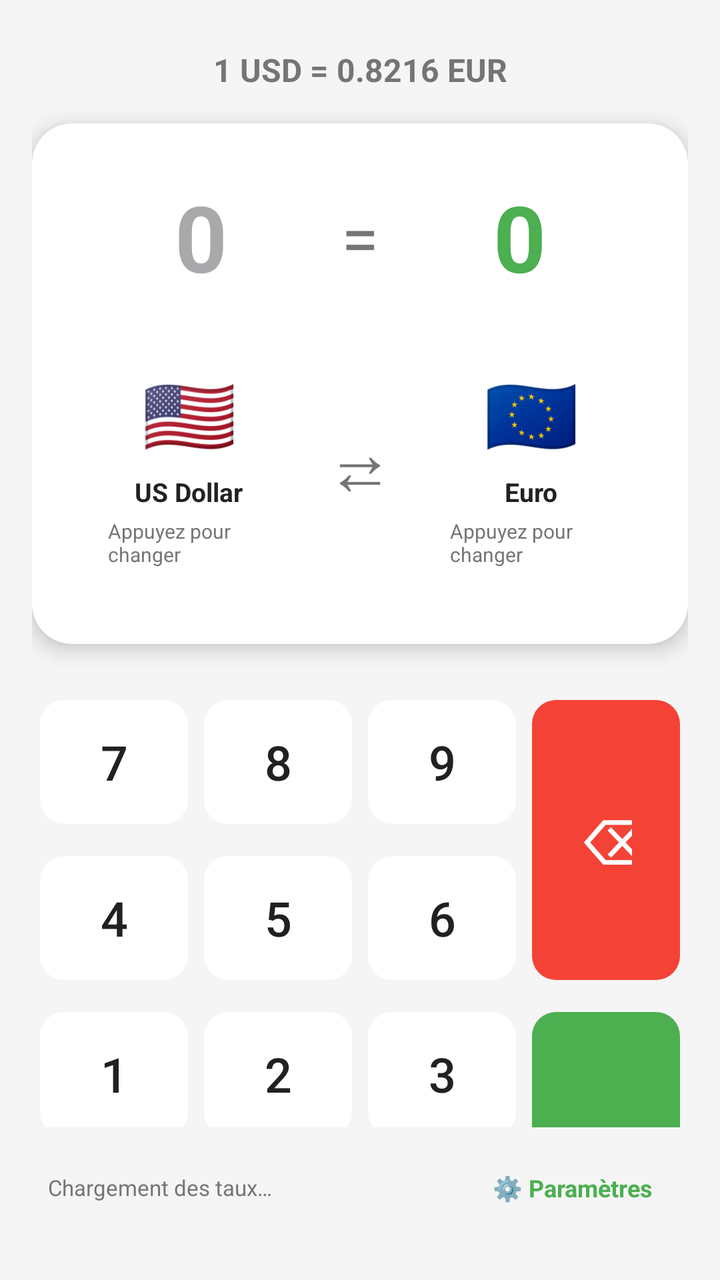
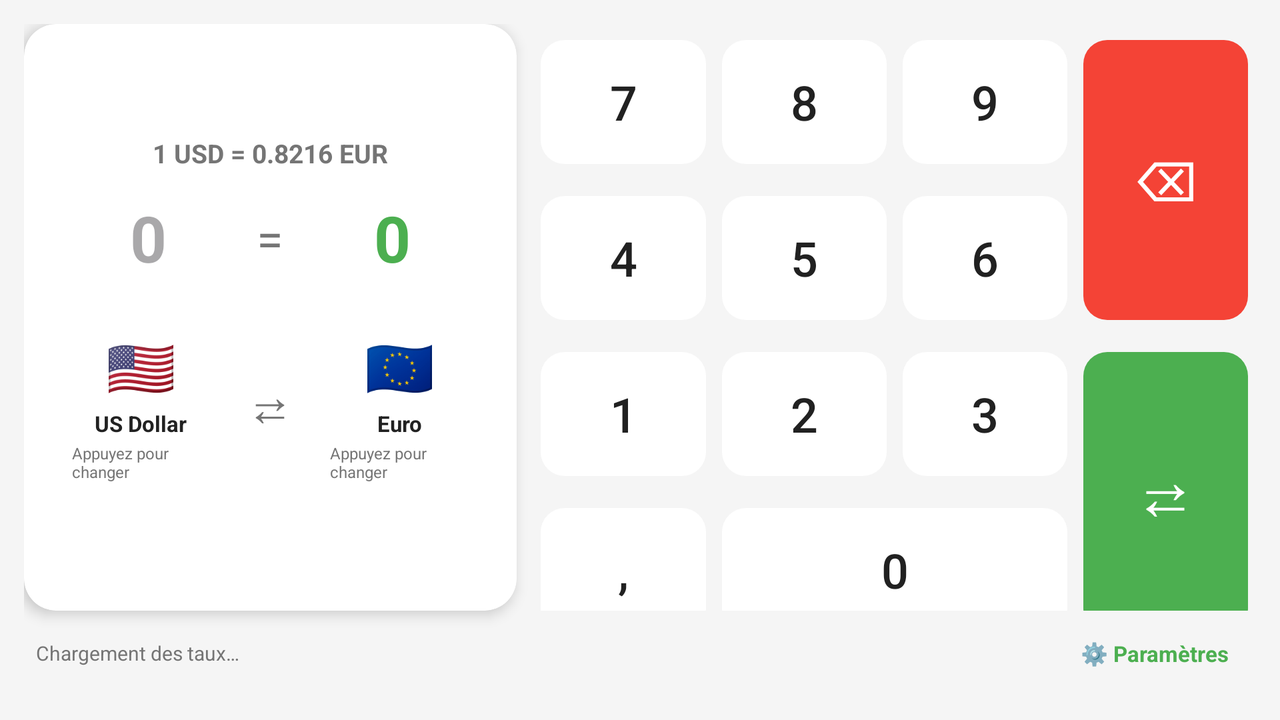

The same Android screen from two of the app's own layout files: first res/layout/ as a phone draws it, then the repository's variant for another configuration, drawn on a device whose configuration selects that folder. Both files follow.
<!-- AndroidManifest.xml: application theme Theme.Currencyconverter -->
<!-- res/layout/activity_main.xml -->
<?xml version="1.0" encoding="utf-8"?>
<ScrollView xmlns:android="http://schemas.android.com/apk/res/android"
    xmlns:app="http://schemas.android.com/apk/res-auto"
    xmlns:tools="http://schemas.android.com/tools"
    android:layout_width="match_parent"
    android:layout_height="match_parent"
    android:fillViewport="true"
    android:background="@color/background"
    tools:context=".MainActivity">

    <androidx.constraintlayout.widget.ConstraintLayout
        android:id="@+id/main"
        android:layout_width="match_parent"
        android:layout_height="wrap_content"
        android:padding="16dp">

        
        <TextView
            android:id="@+id/tvExchangeRate"
            android:layout_width="wrap_content"
            android:layout_height="wrap_content"
            android:layout_marginTop="8dp"
            android:text="1 USD = 0.8216 EUR"
            android:textAlignment="center"
            android:textColor="@color/text_secondary"
            android:textSize="16sp"
            android:textStyle="bold"
            app:layout_constraintEnd_toEndOf="parent"
            app:layout_constraintStart_toStartOf="parent"
            app:layout_constraintTop_toTopOf="parent" />

        
        <androidx.cardview.widget.CardView
            android:id="@+id/cardConversion"
            android:layout_width="0dp"
            android:layout_height="wrap_content"
            android:layout_marginTop="16dp"
            app:cardCornerRadius="20dp"
            app:cardBackgroundColor="@color/card_background"
            app:cardElevation="6dp"
            app:layout_constraintEnd_toEndOf="parent"
            app:layout_constraintStart_toStartOf="parent"
            app:layout_constraintTop_toBottomOf="@+id/tvExchangeRate">

            <LinearLayout
                android:layout_width="match_parent"
                android:layout_height="wrap_content"
                android:orientation="vertical"
                android:padding="26dp">

                
                <LinearLayout
                    android:layout_width="match_parent"
                    android:layout_height="wrap_content"
                    android:orientation="horizontal"
                    android:gravity="center_vertical">

                    <EditText
                        android:id="@+id/etFromAmount"
                        android:layout_width="0dp"
                        android:layout_height="wrap_content"
                        android:layout_weight="1"
                        android:hint="0"
                        android:inputType="none"
                        android:textSize="46sp"
                        android:textStyle="bold"
                        android:textColor="@color/text_primary"
                        android:background="@android:color/transparent"
                        android:focusable="false"
                        android:cursorVisible="false"
                        android:gravity="center"/>

                    <TextView
                        android:layout_width="wrap_content"
                        android:layout_height="wrap_content"
                        android:text="="
                        android:textSize="34sp"
                        android:textColor="@color/text_secondary"
                        android:layout_marginStart="12dp"
                        android:layout_marginEnd="12dp"/>

                    <TextView
                        android:id="@+id/tvToAmount"
                        android:layout_width="0dp"
                        android:layout_height="wrap_content"
                        android:layout_weight="1"
                        android:text="0"
                        android:textSize="46sp"
                        android:textStyle="bold"
                        android:textColor="@color/primary"
                        android:gravity="center"/>
                </LinearLayout>

                
                <LinearLayout
                    android:layout_width="match_parent"
                    android:layout_height="wrap_content"
                    android:layout_marginTop="20dp"
                    android:gravity="center"
                    android:orientation="horizontal">


                    <LinearLayout
                        android:id="@+id/layoutFromCurrency"
                        android:layout_width="0dp"
                        android:layout_height="wrap_content"
                        android:layout_weight="1"
                        android:clickable="true"
                        android:background="?attr/selectableItemBackground"
                        android:focusable="true"
                        android:gravity="center"
                        android:orientation="vertical"
                        android:padding="12dp">

                        <TextView
                            android:id="@+id/tvFromFlag"
                            android:layout_width="50dp"
                            android:layout_height="50dp"
                            android:gravity="center"
                            android:text="🇺🇸"
                            android:textSize="38sp" />

                        <TextView
                            android:id="@+id/tvFromCurrency"
                            android:layout_width="wrap_content"
                            android:layout_height="wrap_content"
                            android:layout_marginTop="6dp"
                            android:gravity="center"
                            android:text="US Dollar"
                            android:textColor="@color/text_primary"
                            android:textSize="13sp"
                            android:textStyle="bold" />

                        <TextView
                            android:layout_width="wrap_content"
                            android:layout_height="wrap_content"
                            android:layout_marginTop="4dp"
                            android:text="@string/tap_to_change"
                            android:textColor="@color/text_secondary"
                            android:textSize="10sp" />
                    </LinearLayout>


                    <TextView
                        android:layout_width="50dp"
                        android:layout_height="50dp"
                        android:text="⇄"
                        android:textSize="34sp"
                        android:textColor="@color/text_secondary"
                        android:gravity="center"
                        android:layout_marginStart="8dp"
                        android:layout_marginEnd="8dp"/>


                    <LinearLayout
                        android:id="@+id/layoutToCurrency"
                        android:layout_width="0dp"
                        android:layout_height="wrap_content"
                        android:layout_weight="1"
                        android:clickable="true"
                        android:background="?attr/selectableItemBackground"
                        android:focusable="true"
                        android:gravity="center"
                        android:orientation="vertical"
                        android:padding="12dp">

                        <TextView
                            android:id="@+id/tvToFlag"
                            android:layout_width="50dp"
                            android:layout_height="50dp"
                            android:gravity="center"
                            android:text="🇪🇺"
                            android:textSize="38sp" />

                        <TextView
                            android:id="@+id/tvToCurrency"
                            android:layout_width="wrap_content"
                            android:layout_height="wrap_content"
                            android:layout_marginTop="6dp"
                            android:gravity="center"
                            android:text="Euro"
                            android:textColor="@color/text_primary"
                            android:textSize="13sp"
                            android:textStyle="bold" />

                        <TextView
                            android:layout_width="wrap_content"
                            android:layout_height="wrap_content"
                            android:layout_marginTop="4dp"
                            android:text="@string/tap_to_change"
                            android:textColor="@color/text_secondary"
                            android:textSize="10sp" />
                    </LinearLayout>
                </LinearLayout>
            </LinearLayout>
        </androidx.cardview.widget.CardView>

        
        <GridLayout
            android:id="@+id/keypadGrid"
            android:layout_width="0dp"
            android:layout_height="0dp"
            android:columnCount="4"
            android:rowCount="4"
            android:layout_marginTop="20dp"
            android:layout_marginBottom="4dp"
            app:layout_constraintTop_toBottomOf="@id/cardConversion"
            app:layout_constraintBottom_toTopOf="@id/footerLayout"
            app:layout_constraintStart_toStartOf="parent"
            app:layout_constraintEnd_toEndOf="parent"
            app:layout_constraintVertical_bias="0.0">

            <Button
                android:id="@+id/btn7"
                style="@style/KeypadButton"
                android:layout_row="0"
                android:layout_column="0"
                android:text="7" />

            <Button
                android:id="@+id/btn8"
                style="@style/KeypadButton"
                android:layout_row="0"
                android:layout_column="1"
                android:text="8" />

            <Button
                android:id="@+id/btn9"
                style="@style/KeypadButton"
                android:layout_row="0"
                android:layout_column="2"
                android:text="9" />

            
            <Button
                android:id="@+id/btnDelete"
                style="@style/KeypadButtonAction"
                android:layout_row="0"
                android:layout_column="3"
                android:layout_rowSpan="2"
                android:layout_gravity="fill_vertical"
                android:text="⌫"
                android:textSize="32sp"
                app:backgroundTint="@color/delete" />

            
            <Button
                android:id="@+id/btn4"
                style="@style/KeypadButton"
                android:layout_row="1"
                android:layout_column="0"
                android:text="4" />

            <Button
                android:id="@+id/btn5"
                style="@style/KeypadButton"
                android:layout_row="1"
                android:layout_column="1"
                android:text="5" />

            <Button
                android:id="@+id/btn6"
                style="@style/KeypadButton"
                android:layout_row="1"
                android:layout_column="2"
                android:text="6" />

            
            <Button
                android:id="@+id/btn1"
                style="@style/KeypadButton"
                android:layout_row="2"
                android:layout_column="0"
                android:text="1" />

            <Button
                android:id="@+id/btn2"
                style="@style/KeypadButton"
                android:layout_row="2"
                android:layout_column="1"
                android:text="2" />

            <Button
                android:id="@+id/btn3"
                style="@style/KeypadButton"
                android:layout_row="2"
                android:layout_column="2"
                android:text="3" />

            
            <Button
                android:id="@+id/btnSwap"
                style="@style/KeypadButtonAction"
                android:layout_row="2"
                android:layout_column="3"
                android:layout_rowSpan="2"
                android:layout_gravity="fill_vertical"
                android:text="⇄"
                android:textSize="36sp"
                app:backgroundTint="@color/convert" />

            
            <Button
                android:id="@+id/btnDot"
                style="@style/KeypadButton"
                android:layout_row="3"
                android:layout_column="0"
                android:text="," />

            <Button
                android:id="@+id/btn0"
                style="@style/KeypadButton"
                android:layout_row="3"
                android:layout_column="1"
                android:layout_columnSpan="2"
                android:text="0" />
        </GridLayout>

        
        <LinearLayout
            android:id="@+id/footerLayout"
            android:layout_width="0dp"
            android:layout_height="wrap_content"
            android:layout_marginBottom="4dp"
            android:gravity="center_vertical"
            android:orientation="horizontal"
            android:padding="8dp"
            app:layout_constraintBottom_toBottomOf="parent"
            app:layout_constraintEnd_toEndOf="parent"
            app:layout_constraintStart_toStartOf="parent">

            <TextView
                android:id="@+id/tvLastUpdate"
                android:layout_width="0dp"
                android:layout_height="wrap_content"
                android:layout_weight="1"
                android:gravity="start"
                android:text="@string/error_loading"
                android:textColor="@color/text_secondary"
                android:textSize="11sp" />

            <TextView
                android:id="@+id/btnSettings"
                android:layout_width="wrap_content"
                android:layout_height="wrap_content"
                android:background="?attr/selectableItemBackground"
                android:clickable="true"
                android:focusable="true"
                android:gravity="end"
                android:padding="10dp"
                android:text="@string/settings"
                android:textColor="@color/primary"
                android:textSize="12sp"
                android:textStyle="bold" />
        </LinearLayout>

    </androidx.constraintlayout.widget.ConstraintLayout>
</ScrollView>
<!-- resources referenced by this layout -->
<resources>
  <color name="background">#F5F5F5</color>
  <color name="card_background">#FFFFFF</color>
  <color name="convert">#4CAF50</color>
  <color name="delete">#F44336</color>
  <color name="primary">#4CAF50</color>
  <color name="text_primary">#212121</color>
  <color name="text_secondary">#757575</color>
  <string name="error_loading">Chargement des taux…</string>
  <string name="settings">⚙️ Paramètres</string>
  <string name="tap_to_change">Appuyez pour changer</string>
  <style name="KeypadButton" parent="Widget.Material3.Button">
          <item name="android:layout_width">0dp</item>
          <item name="android:layout_height">70dp</item>
          <item name="android:layout_columnWeight">1</item>
          <item name="android:layout_margin">4dp</item>
          <item name="android:textSize">24sp</item>
          <item name="cornerRadius">12dp</item>
          <item name="backgroundTint">@color/white</item>
          <item name="android:textColor">@color/text_primary</item>
      </style>
  <style name="KeypadButtonAction" parent="KeypadButton">
          <item name="android:textColor">@android:color/white</item>
      </style>
  <style name="Theme.Currencyconverter" parent="Base.Theme.Currencyconverter" />
  <color name="white">#FFFFFF</color>
  <style name="Base.Theme.Currencyconverter" parent="Theme.Material3.Light.NoActionBar">
          <item name="colorPrimary">@color/primary</item>
          <item name="colorPrimaryDark">@color/primary_dark</item>
          <item name="colorAccent">@color/accent</item>
          <item name="android:statusBarColor">@color/primary</item>
      </style>
  <color name="primary_dark">#388E3C</color>
  <color name="accent">#FF5722</color>
</resources>
<!-- res/layout-land/activity_main.xml (the repository's variant of the layout above) -->
<!-- drawn on the phone turned sideways -->
<?xml version="1.0" encoding="utf-8"?>
<androidx.constraintlayout.widget.ConstraintLayout xmlns:android="http://schemas.android.com/apk/res/android"
    xmlns:app="http://schemas.android.com/apk/res-auto"
    xmlns:tools="http://schemas.android.com/tools"
    android:id="@+id/main"
    android:layout_width="match_parent"
    android:layout_height="match_parent"
    android:background="@color/background"
    android:padding="12dp"
    tools:context=".MainActivity">

    
    <androidx.cardview.widget.CardView
        android:id="@+id/cardConversion"
        android:layout_width="0dp"
        android:layout_height="0dp"
        android:layout_marginEnd="8dp"
        app:cardCornerRadius="16dp"
        app:cardBackgroundColor="@color/card_background"
        app:cardElevation="4dp"
        app:layout_constraintTop_toTopOf="parent"
        app:layout_constraintBottom_toTopOf="@id/footerLayout"
        app:layout_constraintStart_toStartOf="parent"
        app:layout_constraintEnd_toStartOf="@id/keypadGrid"
        app:layout_constraintWidth_percent="0.40">

        <LinearLayout
            android:layout_width="match_parent"
            android:layout_height="match_parent"
            android:orientation="vertical"
            android:padding="16dp"
            android:gravity="center">

            
            <TextView
                android:id="@+id/tvExchangeRate"
                android:layout_width="wrap_content"
                android:layout_height="wrap_content"
                android:text="1 USD = 0.8216 EUR"
                android:textAlignment="center"
                android:textColor="@color/text_secondary"
                android:textSize="13sp"
                android:textStyle="bold"
                android:layout_marginBottom="12dp" />

            
            <LinearLayout
                android:layout_width="match_parent"
                android:layout_height="wrap_content"
                android:orientation="horizontal"
                android:gravity="center_vertical">

                <EditText
                    android:id="@+id/etFromAmount"
                    android:layout_width="0dp"
                    android:layout_height="wrap_content"
                    android:layout_weight="1"
                    android:hint="0"
                    android:inputType="none"
                    android:textSize="32sp"
                    android:textStyle="bold"
                    android:textColor="@color/text_primary"
                    android:background="@android:color/transparent"
                    android:focusable="false"
                    android:cursorVisible="false"
                    android:gravity="center"/>

                <TextView
                    android:layout_width="wrap_content"
                    android:layout_height="wrap_content"
                    android:text="="
                    android:textSize="24sp"
                    android:textColor="@color/text_secondary"
                    android:layout_marginStart="8dp"
                    android:layout_marginEnd="8dp"/>

                <TextView
                    android:id="@+id/tvToAmount"
                    android:layout_width="0dp"
                    android:layout_height="wrap_content"
                    android:layout_weight="1"
                    android:text="0"
                    android:textSize="32sp"
                    android:textStyle="bold"
                    android:textColor="@color/primary"
                    android:gravity="center"/>
            </LinearLayout>

            
            <LinearLayout
                android:layout_width="match_parent"
                android:layout_height="wrap_content"
                android:layout_marginTop="16dp"
                android:gravity="center"
                android:orientation="horizontal">

                
                <LinearLayout
                    android:id="@+id/layoutFromCurrency"
                    android:layout_width="0dp"
                    android:layout_height="wrap_content"
                    android:layout_weight="1"
                    android:clickable="true"
                    android:background="?attr/selectableItemBackground"
                    android:focusable="true"
                    android:gravity="center"
                    android:orientation="vertical"
                    android:padding="8dp">

                    <TextView
                        android:id="@+id/tvFromFlag"
                        android:layout_width="36dp"
                        android:layout_height="36dp"
                        android:gravity="center"
                        android:text="🇺🇸"
                        android:textSize="28sp" />

                    <TextView
                        android:id="@+id/tvFromCurrency"
                        android:layout_width="wrap_content"
                        android:layout_height="wrap_content"
                        android:layout_marginTop="4dp"
                        android:gravity="center"
                        android:text="US Dollar"
                        android:textColor="@color/text_primary"
                        android:textSize="11sp"
                        android:textStyle="bold" />

                    <TextView
                        android:layout_width="wrap_content"
                        android:layout_height="wrap_content"
                        android:layout_marginTop="2dp"
                        android:text="@string/tap_to_change"
                        android:textColor="@color/text_secondary"
                        android:textSize="8sp" />
                </LinearLayout>

                
                <TextView
                    android:layout_width="36dp"
                    android:layout_height="36dp"
                    android:text="⇄"
                    android:textSize="24sp"
                    android:textColor="@color/text_secondary"
                    android:gravity="center"
                    android:layout_marginStart="4dp"
                    android:layout_marginEnd="4dp"/>

                
                <LinearLayout
                    android:id="@+id/layoutToCurrency"
                    android:layout_width="0dp"
                    android:layout_height="wrap_content"
                    android:layout_weight="1"
                    android:clickable="true"
                    android:background="?attr/selectableItemBackground"
                    android:focusable="true"
                    android:gravity="center"
                    android:orientation="vertical"
                    android:padding="8dp">

                    <TextView
                        android:id="@+id/tvToFlag"
                        android:layout_width="36dp"
                        android:layout_height="36dp"
                        android:gravity="center"
                        android:text="🇪🇺"
                        android:textSize="28sp" />

                    <TextView
                        android:id="@+id/tvToCurrency"
                        android:layout_width="wrap_content"
                        android:layout_height="wrap_content"
                        android:layout_marginTop="4dp"
                        android:gravity="center"
                        android:text="Euro"
                        android:textColor="@color/text_primary"
                        android:textSize="11sp"
                        android:textStyle="bold" />

                    <TextView
                        android:layout_width="wrap_content"
                        android:layout_height="wrap_content"
                        android:layout_marginTop="2dp"
                        android:text="@string/tap_to_change"
                        android:textColor="@color/text_secondary"
                        android:textSize="8sp" />
                </LinearLayout>
            </LinearLayout>
        </LinearLayout>
    </androidx.cardview.widget.CardView>

    
    <GridLayout
        android:id="@+id/keypadGrid"
        android:layout_width="0dp"
        android:layout_height="0dp"
        android:columnCount="4"
        android:rowCount="4"
        app:layout_constraintTop_toTopOf="parent"
        app:layout_constraintBottom_toTopOf="@id/footerLayout"
        app:layout_constraintStart_toEndOf="@id/cardConversion"
        app:layout_constraintEnd_toEndOf="parent">

        
        <Button
            android:id="@+id/btn7"
            style="@style/KeypadButton"
            android:layout_row="0"
            android:layout_column="0"
            android:text="7" />

        <Button
            android:id="@+id/btn8"
            style="@style/KeypadButton"
            android:layout_row="0"
            android:layout_column="1"
            android:text="8" />

        <Button
            android:id="@+id/btn9"
            style="@style/KeypadButton"
            android:layout_row="0"
            android:layout_column="2"
            android:text="9" />

        <Button
            android:id="@+id/btnDelete"
            style="@style/KeypadButtonAction"
            android:layout_row="0"
            android:layout_column="3"
            android:layout_rowSpan="2"
            android:layout_gravity="fill_vertical"
            android:text="⌫"
            android:textSize="28sp"
            app:backgroundTint="@color/delete" />

        
        <Button
            android:id="@+id/btn4"
            style="@style/KeypadButton"
            android:layout_row="1"
            android:layout_column="0"
            android:text="4" />

        <Button
            android:id="@+id/btn5"
            style="@style/KeypadButton"
            android:layout_row="1"
            android:layout_column="1"
            android:text="5" />

        <Button
            android:id="@+id/btn6"
            style="@style/KeypadButton"
            android:layout_row="1"
            android:layout_column="2"
            android:text="6" />

        
        <Button
            android:id="@+id/btn1"
            style="@style/KeypadButton"
            android:layout_row="2"
            android:layout_column="0"
            android:text="1" />

        <Button
            android:id="@+id/btn2"
            style="@style/KeypadButton"
            android:layout_row="2"
            android:layout_column="1"
            android:text="2" />

        <Button
            android:id="@+id/btn3"
            style="@style/KeypadButton"
            android:layout_row="2"
            android:layout_column="2"
            android:text="3" />

        <Button
            android:id="@+id/btnSwap"
            style="@style/KeypadButtonAction"
            android:layout_row="2"
            android:layout_column="3"
            android:layout_rowSpan="2"
            android:layout_gravity="fill_vertical"
            android:text="⇄"
            android:textSize="32sp"
            app:backgroundTint="@color/convert" />

        
        <Button
            android:id="@+id/btnDot"
            style="@style/KeypadButton"
            android:layout_row="3"
            android:layout_column="0"
            android:text="," />

        <Button
            android:id="@+id/btn0"
            style="@style/KeypadButton"
            android:layout_row="3"
            android:layout_column="1"
            android:layout_columnSpan="2"
            android:text="0" />
    </GridLayout>

    
    <LinearLayout
        android:id="@+id/footerLayout"
        android:layout_width="0dp"
        android:layout_height="wrap_content"
        android:gravity="center_vertical"
        android:orientation="horizontal"
        android:padding="6dp"
        app:layout_constraintBottom_toBottomOf="parent"
        app:layout_constraintStart_toStartOf="parent"
        app:layout_constraintEnd_toEndOf="parent">

        <TextView
            android:id="@+id/tvLastUpdate"
            android:layout_width="0dp"
            android:layout_height="wrap_content"
            android:layout_weight="1"
            android:gravity="start"
            android:text="@string/error_loading"
            android:textColor="@color/text_secondary"
            android:textSize="10sp" />

        <TextView
            android:id="@+id/btnSettings"
            android:layout_width="wrap_content"
            android:layout_height="wrap_content"
            android:background="?attr/selectableItemBackground"
            android:clickable="true"
            android:focusable="true"
            android:gravity="end"
            android:padding="8dp"
            android:text="@string/settings"
            android:textColor="@color/primary"
            android:textSize="11sp"
            android:textStyle="bold" />
    </LinearLayout>

</androidx.constraintlayout.widget.ConstraintLayout>
